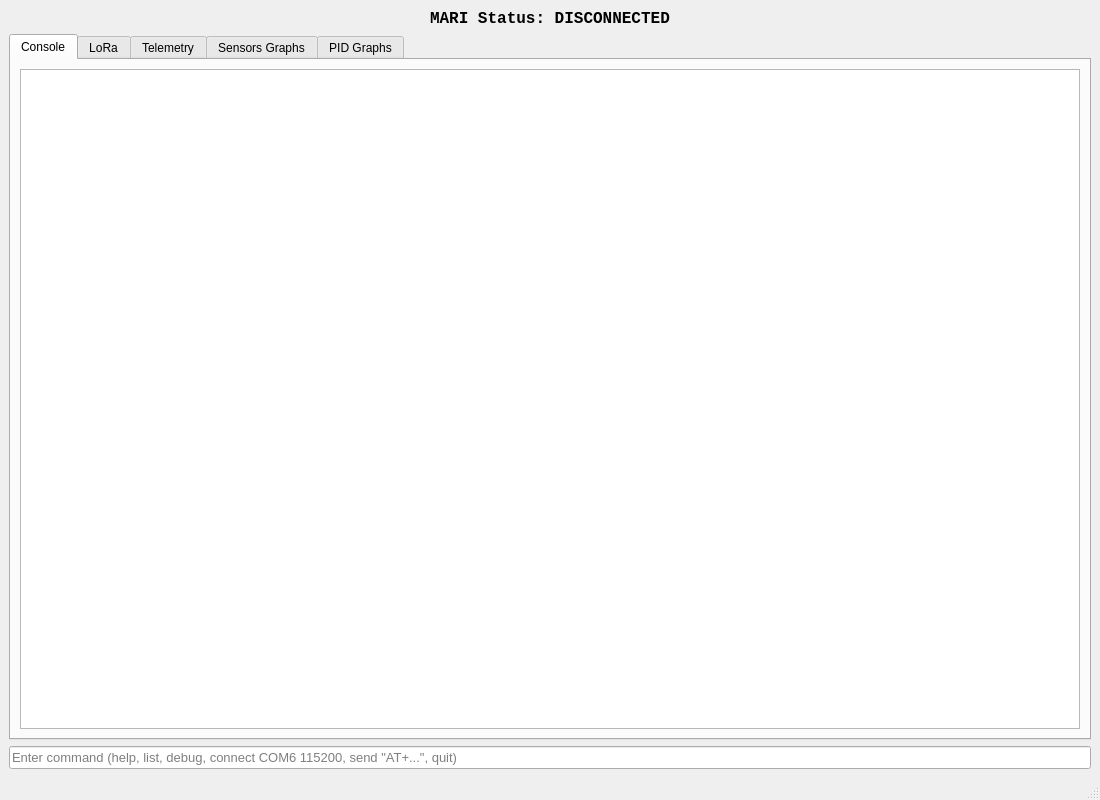
<?xml version="1.0" encoding="UTF-8"?>
<ui version="4.0">
 <class>MainWindow</class>
 <widget class="QMainWindow" name="MainWindow">
  <property name="geometry">
   <rect>
    <x>0</x>
    <y>0</y>
    <width>1100</width>
    <height>800</height>
   </rect>
  </property>
  <property name="windowTitle">
   <string>MARI LoRa Monitor</string>
  </property>
  <widget class="QWidget" name="centralwidget">
   <layout class="QVBoxLayout" name="verticalLayout_4">
    <item alignment="Qt::AlignmentFlag::AlignHCenter|Qt::AlignmentFlag::AlignVCenter">
     <widget class="QLabel" name="label_ping_status">
      <property name="font">
       <font>
        <family>Consolas</family>
        <pointsize>12</pointsize>
        <italic>false</italic>
        <bold>true</bold>
        <underline>false</underline>
       </font>
      </property>
      <property name="text">
       <string>MARI Status: DISCONNECTED</string>
      </property>
      <property name="textFormat">
       <enum>Qt::TextFormat::AutoText</enum>
      </property>
     </widget>
    </item>
    <item>
     <widget class="QTabWidget" name="tabs">
      <property name="currentIndex">
       <number>0</number>
      </property>
      <widget class="QWidget" name="Console">
       <attribute name="title">
        <string>Console</string>
       </attribute>
       <layout class="QVBoxLayout" name="verticalLayout_console">
        <item>
         <widget class="QPlainTextEdit" name="log_widget">
          <property name="font">
           <font>
            <pointsize>10</pointsize>
           </font>
          </property>
          <property name="lineWrapMode">
           <enum>QPlainTextEdit::LineWrapMode::NoWrap</enum>
          </property>
          <property name="readOnly">
           <bool>true</bool>
          </property>
         </widget>
        </item>
       </layout>
      </widget>
      <widget class="QWidget" name="LoRa">
       <attribute name="title">
        <string>LoRa</string>
       </attribute>
       <layout class="QHBoxLayout" name="horizontalLayout_2">
        <item>
         <widget class="QTableWidget" name="table">
          <property name="maximumSize">
           <size>
            <width>350</width>
            <height>16777215</height>
           </size>
          </property>
          <property name="editTriggers">
           <set>QAbstractItemView::EditTrigger::NoEditTriggers</set>
          </property>
          <attribute name="horizontalHeaderDefaultSectionSize">
           <number>140</number>
          </attribute>
          <attribute name="horizontalHeaderHighlightSections">
           <bool>true</bool>
          </attribute>
          <attribute name="horizontalHeaderStretchLastSection">
           <bool>true</bool>
          </attribute>
         </widget>
        </item>
        <item>
         <widget class="QWidget" name="lora_graphs_container" native="true">
          <layout class="QVBoxLayout" name="verticalLayout_5"/>
         </widget>
        </item>
       </layout>
      </widget>
      <widget class="QWidget" name="sensors">
       <attribute name="title">
        <string>Telemetry</string>
       </attribute>
       <layout class="QHBoxLayout" name="horizontalLayout">
        <item>
         <widget class="QTableWidget" name="table_pids">
          <property name="maximumSize">
           <size>
            <width>250</width>
            <height>16777215</height>
           </size>
          </property>
          <property name="horizontalScrollBarPolicy">
           <enum>Qt::ScrollBarPolicy::ScrollBarAlwaysOff</enum>
          </property>
          <property name="autoScroll">
           <bool>false</bool>
          </property>
          <property name="editTriggers">
           <set>QAbstractItemView::EditTrigger::NoEditTriggers</set>
          </property>
          <attribute name="horizontalHeaderDefaultSectionSize">
           <number>140</number>
          </attribute>
          <attribute name="horizontalHeaderStretchLastSection">
           <bool>true</bool>
          </attribute>
         </widget>
        </item>
        <item>
         <widget class="QTableWidget" name="table_sensors">
          <property name="maximumSize">
           <size>
            <width>250</width>
            <height>16777215</height>
           </size>
          </property>
          <property name="horizontalScrollBarPolicy">
           <enum>Qt::ScrollBarPolicy::ScrollBarAlwaysOff</enum>
          </property>
          <property name="autoScroll">
           <bool>false</bool>
          </property>
          <property name="editTriggers">
           <set>QAbstractItemView::EditTrigger::NoEditTriggers</set>
          </property>
          <attribute name="horizontalHeaderDefaultSectionSize">
           <number>140</number>
          </attribute>
          <attribute name="horizontalHeaderStretchLastSection">
           <bool>true</bool>
          </attribute>
         </widget>
        </item>
        <item>
         <widget class="QTableWidget" name="table_cpu">
          <property name="maximumSize">
           <size>
            <width>300</width>
            <height>16777215</height>
           </size>
          </property>
          <property name="horizontalScrollBarPolicy">
           <enum>Qt::ScrollBarPolicy::ScrollBarAlwaysOff</enum>
          </property>
          <property name="autoScroll">
           <bool>false</bool>
          </property>
          <property name="editTriggers">
           <set>QAbstractItemView::EditTrigger::NoEditTriggers</set>
          </property>
          <attribute name="horizontalHeaderDefaultSectionSize">
           <number>140</number>
          </attribute>
          <attribute name="horizontalHeaderStretchLastSection">
           <bool>true</bool>
          </attribute>
         </widget>
        </item>
        <item>
         <spacer name="horizontalSpacer">
          <property name="orientation">
           <enum>Qt::Orientation::Horizontal</enum>
          </property>
          <property name="sizeHint" stdset="0">
           <size>
            <width>40</width>
            <height>20</height>
           </size>
          </property>
         </spacer>
        </item>
       </layout>
      </widget>
      <widget class="QWidget" name="tab_sensor_graphs">
       <attribute name="title">
        <string>Sensors Graphs</string>
       </attribute>
       <layout class="QVBoxLayout" name="verticalLayout_2">
        <item>
         <widget class="QWidget" name="tab_sensor_graphs_widget" native="true"/>
        </item>
       </layout>
      </widget>
      <widget class="QWidget" name="tab_pid_graphs">
       <attribute name="title">
        <string>PID Graphs</string>
       </attribute>
       <layout class="QVBoxLayout" name="verticalLayout_3">
        <item>
         <widget class="QWidget" name="tab_pid_graphs_widget" native="true"/>
        </item>
       </layout>
      </widget>
     </widget>
    </item>
    <item>
     <widget class="QLineEdit" name="cmd_input">
      <property name="font">
       <font>
        <pointsize>10</pointsize>
       </font>
      </property>
      <property name="placeholderText">
       <string>Enter command (help, list, debug, connect COM6 115200, send &quot;AT+...&quot;, quit)</string>
      </property>
     </widget>
    </item>
   </layout>
  </widget>
  <widget class="QMenuBar" name="menubar">
   <property name="geometry">
    <rect>
     <x>0</x>
     <y>0</y>
     <width>1100</width>
     <height>33</height>
    </rect>
   </property>
  </widget>
  <widget class="QStatusBar" name="statusbar"/>
 </widget>
 <resources/>
 <connections/>
</ui>
